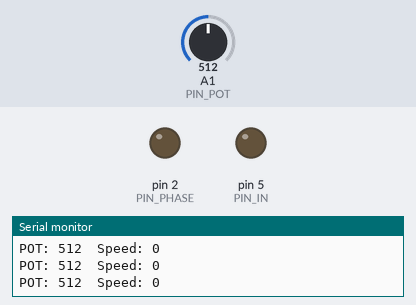
Recording of a sketch running on a simulated Arduino Uno, built with avr-gcc and run on an emulated ATmega328P. Shown: output pins drawn as LEDs (lit = HIGH), the last lines printed to the serial monitor. The inputs (shaded band) are chosen by the test bench; at power-on: A1 (PIN_POT) = 512. Pins used as bus, display or sensor lines are not drawn.

Above: at 1.2 s.
1.3 s: A1 (PIN_POT) set to 530
2.8 s: A1 (PIN_POT) set to 553
At 4.0 s:
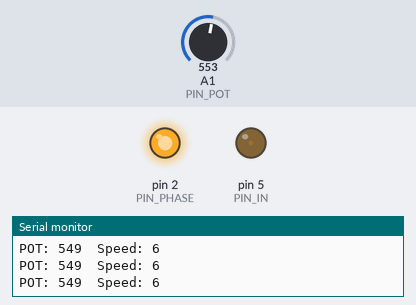
4.3 s: A1 (PIN_POT) set to 511
At 5.1 s:
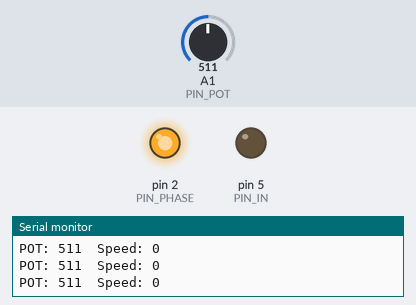
5.8 s: A1 (PIN_POT) set to 494
7.3 s: A1 (PIN_POT) set to 479
At 8.5 s:
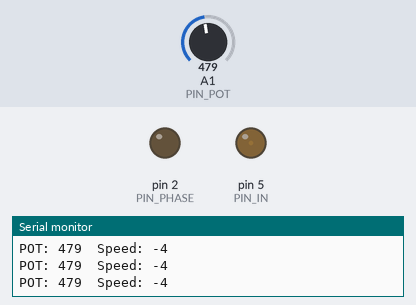
8.8 s: A1 (PIN_POT) set to 306
At 9.8 s:
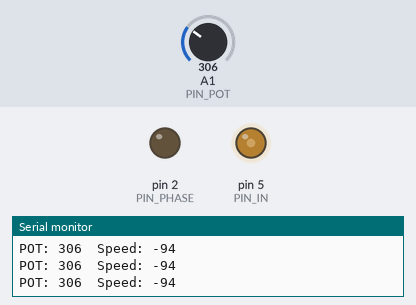
Timing chart, 0 to 11.3 s (numbered marks = the images above; inputs shaded):
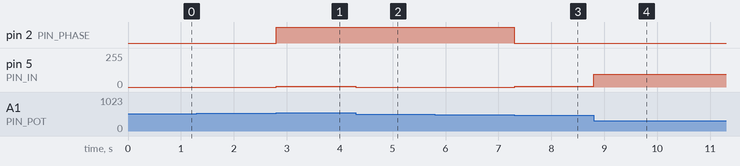

The sketch:

test_dc_motors.ino
```cpp
// DRV8838 + Arduino MKR Zero
// Pot controls speed & direction (center = stop)
// Pins: PHASE = direction, IN = PWM speed, nSLEEP = enable

const int PIN_PHASE  = 2;      // Direction (PHASE)
const int PIN_IN     = 5;      // PWM speed (IN)  <-- must be PWM-capable
const int PIN_SLEEP  = 4;      // nSLEEP (HIGH = enabled)
const int PIN_POT    = A1;     // Pot center wiper

// Tuning
const int DEAD_BAND  = 25;     // +/- around center to treat as "stop"
const int FILTER     = 4;      // Simple smoothing of the pot reading
int filt = 512;

void setup() {
  pinMode(PIN_PHASE, OUTPUT);
  pinMode(PIN_IN,    OUTPUT);
  pinMode(PIN_SLEEP, OUTPUT);

  digitalWrite(PIN_SLEEP, HIGH);  // wake the driver
  analogWrite(PIN_IN, 0);         // start stopped

  Serial.begin(115200);
  while (!Serial) {}
  Serial.println("DRV8838 DC Motor: Pot controls speed & direction (center = stop)");
}

void loop() {
  // Read pot (0..1023) and lightly smooth it
  int raw = analogRead(PIN_POT);
  filt = (filt * FILTER + raw) / (FILTER + 1);

  // Map around center to signed speed: -255..+255 with a deadband
  int signedSpeed = 0;
  if (filt > 512 + DEAD_BAND) {
    signedSpeed = map(filt, 512 + DEAD_BAND, 1023, 0, 255);     // forward
  } else if (filt < 512 - DEAD_BAND) {
    signedSpeed = -map(filt, 512 - DEAD_BAND, 0, 0, 255);       // reverse
  } else {
    signedSpeed = 0;  // stop (deadband)
  }

  driveMotor(signedSpeed);

  // Optional debug
  static uint32_t t0 = 0;
  if (millis() - t0 > 200) {
    t0 = millis();
    Serial.print("POT: "); Serial.print(filt);
    Serial.print("  Speed: "); Serial.println(signedSpeed);
  }
}

void driveMotor(int v) {
  if (v == 0) {
    // Brake (fast stop): IN = 0
    analogWrite(PIN_IN, 0);
    // PHASE can be left as-is
    return;
  }

  if (v > 0) {
    digitalWrite(PIN_PHASE, HIGH);     // forward
    analogWrite(PIN_IN, v);            // 1..255
  } else {
    digitalWrite(PIN_PHASE, LOW);      // reverse
    analogWrite(PIN_IN, -v);           // 1..255
  }
}
```

Measured:
- the behaviour switches between 542 and 543 on A1 (PIN_POT) (found by bisection; images 0 and 1)
- the behaviour switches between 486 and 485 on A1 (PIN_POT) (found by bisection; images 2 and 3)
- after the input at 2.8 s, pin 2 (PIN_PHASE): LOW → HIGH at once; pin 5 (PIN_IN): 0/255 → 6/255 at once
- after the input at 4.3 s, pin 5 (PIN_IN): 6/255 → 0/255 at once
- after the input at 7.3 s, pin 2 (PIN_PHASE): HIGH → LOW at once; pin 5 (PIN_IN): 0/255 → 4/255 at once
- after the input at 8.8 s, pin 5 (PIN_IN): 4/255 → 94/255 at once
